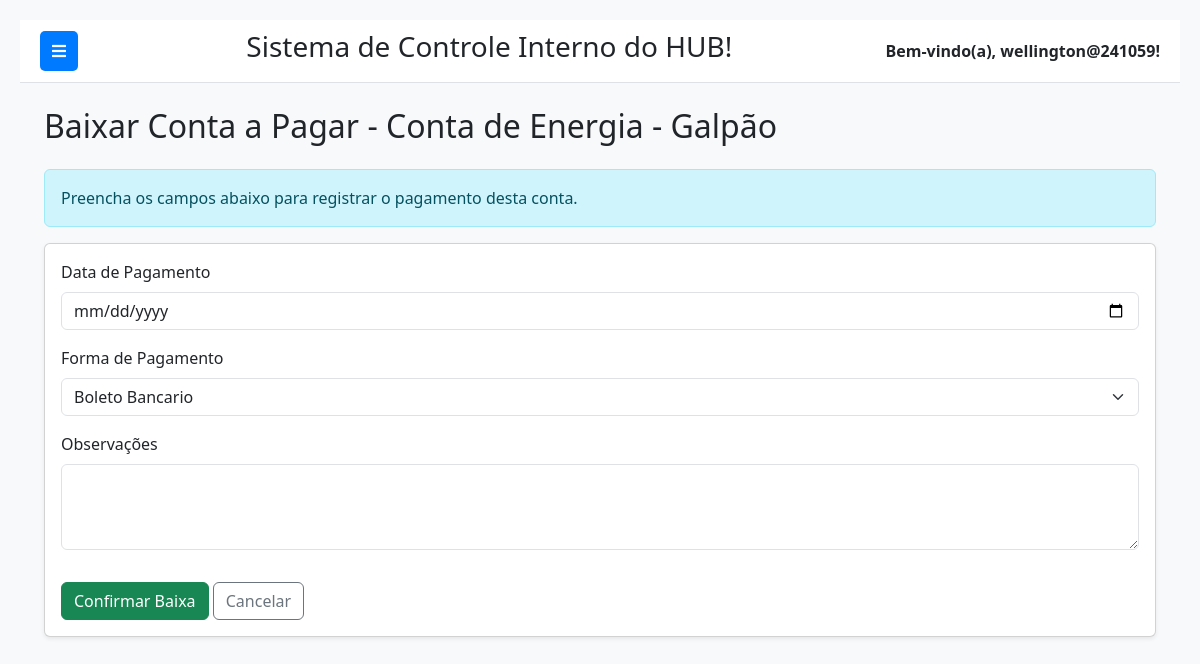
/financeiro/contas-a-pagar/baixar/3/ (signed in), run on the app's committed database.
### financeiro/models.py (models this page shows, shortened)
class ContaPagar(models.Model):
    STATUS_CHOICES = [
        ('A_PAGAR', 'A Pagar'),
        ('PAGA', 'Paga'),
        ('VENCIDA', 'Vencida'),
        ('CANCELADA', 'Cancelada'),
    ]
    descricao = models.CharField(
        max_length=255,
        verbose_name="Descrição"
    )
    valor = models.DecimalField(
        max_digits=10,
        decimal_places=2,
        verbose_name="Valor"
    )
    data_lancamento = models.DateField(
        default=timezone.now,
        verbose_name="Data de Lançamento"
    )
    data_vencimento = models.DateField(
        verbose_name="Data de Vencimento"
    )
    data_pagamento = models.DateField(
        blank=True,
        null=True,
        verbose_name="Data de Pagamento"
    )
    status = models.CharField(
        max_length=10,
        choices=STATUS_CHOICES,
        default='A_PAGAR',
        verbose_name="Status"
    )
    categoria = models.ForeignKey(
        CategoriaFinanceira,
        on_delete=models.SET_NULL,
        null=True, blank=True,
        limit_choices_to={'tipo': 'DESPESA'}, # Restringe a categorias de despesa
        related_name='contas_pagar',
        verbose_name="Categoria"
    )
    forma_pagamento = models.ForeignKey(
        FormaPagamento,
        on_delete=models.SET_NULL,
        null=True, blank=True,
        verbose_name="Forma de Pagamento"
    )
    fornecedor = models.ForeignKey(
        Fornecedor, # Referencia o modelo Fornecedor importado
        on_delete=models.SET_NULL,
        null=True, blank=True,
        related_name='contas_a_pagar',
        verbose_name="Fornecedor"
    )
    observacoes = models.TextField(
        blank=True,
        null=True,
        verbose_name="Observações"
    )
    registrado_por = models.ForeignKey(
        settings.AUTH_USER_MODEL,
        on_delete=models.SET_NULL,
        null=True, blank=True,
        related_name='contas_pagar_registradas',
        verbose_name="Registrado por"
    )
    data_registro = models.DateTimeField(
        auto_now_add=True,
        verbose_name="Data de Registro"
    )
    data_ultima_atualizacao = models.DateTimeField(
        auto_now=True,
        verbose_name="Última Atualização"
    )
    class Meta:
        verbose_name = "Conta a Pagar"
        verbose_name_plural = "Contas a Pagar"
        ordering = ['data_vencimento', 'status']

### financeiro/views.py (the view)
# urls.py: path('contas-a-pagar/baixar/<int:pk>/', views.baixar_conta_pagar, name='baixar_conta_pagar'),
@login_required
def baixar_conta_pagar(request, pk):
    conta = get_object_or_404(ContaPagar.objects.select_related('fornecedor', 'categoria'), pk=pk)
    if conta.status == 'PAGA':
        messages.warning(request, f'A conta "{conta.descricao}" já está marcada como paga.')
        return redirect('financeiro:detalhar_conta_pagar', pk=pk)
    if conta.status == 'CANCELADA':
        messages.warning(request, f'A conta "{conta.descricao}" está cancelada e não pode ser baixada.')
        return redirect('financeiro:detalhar_conta_pagar', pk=pk)
    if request.method == 'POST':
        form = BaixaContaPagarForm(request.POST, instance=conta)
        if form.is_valid():
            conta = form.save(commit=False)
            conta.status = 'PAGA' # Altera o status para 'PAGA'
            conta.save()
            messages.success(request, f'Conta "{conta.descricao}" baixada (paga) com sucesso!')
            return redirect('financeiro:listar_contas_pagar')
        else:
            messages.error(request, 'Erro ao baixar conta. Verifique os campos.')
    else:
        form = BaixaContaPagarForm(instance=conta)
    context = {
        'form': form,
        'conta': conta,
        'title': 'Baixar Conta a Pagar',
        'active_page': 'contas_pagar',
        'statuses_nao_editaveis': ['PAGA', 'CANCELADA'],
    }
    return render(request, 'financeiro/contas_pagar/baixar_conta_pagar.html', context)

### financeiro/forms.py (shortened to what this page needs)
class BaixaContaPagarForm(forms.ModelForm):
    class Meta:
        model = ContaPagar
        fields = ['data_pagamento', 'forma_pagamento', 'observacoes']
        widgets = {
            'data_pagamento': forms.DateInput(attrs={'class': 'form-control', 'type': 'date'}),
            'forma_pagamento': forms.Select(attrs={'class': 'form-control'}),
            'observacoes': forms.Textarea(attrs={'class': 'form-control', 'rows': 3}),
        }
    def __init__(self, *args, **kwargs):
        super().__init__(*args, **kwargs)
        self.fields['data_pagamento'].initial = timezone.localdate()
        self.fields['forma_pagamento'].queryset = FormaPagamento.objects.all().order_by('nome')

### financeiro/models.py (called while the page is built)
    def __str__(self):
        return self.nome

### financeiro/templates/financeiro/contas_pagar/baixar_conta_pagar.html (shortened to what this page needs)
{% extends 'base.html' %}
{% load crispy_forms_tags %}
{% block content %}
<div class="container mt-4">
    <h2 class="mb-4">{{ title }} - {{ conta.descricao }}</h2>
    <div class="alert alert-info">
        Preencha os campos abaixo para registrar o pagamento desta conta.
    </div>
    <div class="card shadow-sm">
        <div class="card-body">
            <form method="post">
                {{ form|crispy }}
                <button type="submit" class="btn btn-success mt-3">Confirmar Baixa</button>
                <a href="{% url 'financeiro:detalhar_conta_pagar' conta.pk %}" class="btn btn-outline-secondary mt-3">Cancelar</a>
            </form>
        </div>
    </div>
</div>
{% endblock %}

### templates/base.html (shortened to what this page needs)
{% load static %}
<!DOCTYPE html>
<html lang="pt-br">
<head>
    <link href="https://cdn.jsdelivr.net/npm/bootstrap@5.3.3/dist/css/bootstrap.min.css" rel="stylesheet">
    <link rel="stylesheet" href="https://cdnjs.cloudflare.com/ajax/libs/font-awesome/5.15.4/css/all.min.css" />
</head>
<body>
    <div class="main-content" id="main-content">
        <div class="navbar-top">
            <button class="toggle-btn" id="sidebarToggle">
                <i class="fas fa-bars"></i>
            </button>
            <div class="system-name">
                <h3>Sistema de Controle Interno do HUB!</h3>
            </div>
            <div class="user-info">
                Bem-vindo(a), {{ request.user.username }}!
            </div>
        </div>
        <div class="container-fluid">
            {% block content %}
            {% endblock %}
        </div>
    </div>
</body>
</html>

### templates/base.html (style rules this page uses)
body { display: flex; min-height: 100vh; background-color: #f8f9fa; }
.main-content { flex-grow: 1; padding: 20px; transition: margin-left 0.3s ease-in-out; margin-left: 0; }
.navbar-top { background-color: #ffffff; border-bottom: 1px solid #dee2e6; padding: 10px 20px; display: flex; justify-content: space-between; align-items: center; margin-bottom: 20px; }
.navbar-top .user-info { font-weight: bold; }
.toggle-btn { background-color: #007bff; color: white; border: none; padding: 8px 12px; border-radius: 5px; cursor: pointer; margin-right: 15px; }

### data on the page
ContaPagar: descricao "Conta de Energia - Galpão", forma_pagamento "Boleto Bancario"

### other printed values
{{ request.user.username }} "wellington@241059"
{{ title }} "Baixar Conta a Pagar"
